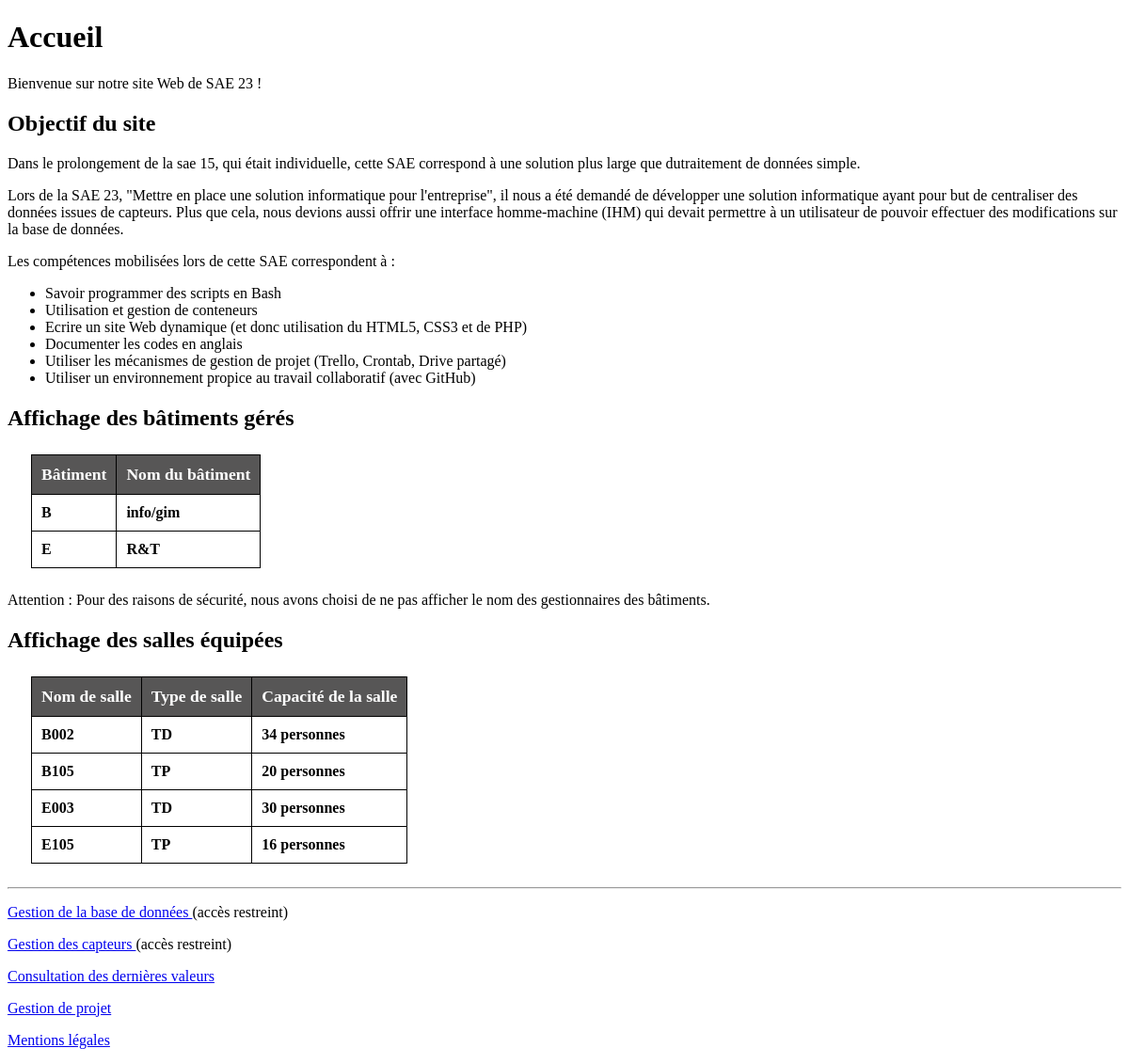
The page /site/index.php on the database its author committed.
### tables this page shows
CREATE TABLE IF NOT EXISTS `Batiment` (
  `ID_bat` varchar(1) NOT NULL,
  `nom` varchar(14) NOT NULL,
  `login_gest` varchar(20) NOT NULL,
  `MotPasse_gest` varchar(20) NOT NULL
);

CREATE TABLE IF NOT EXISTS `Salle` (
  `Nom_salle` varchar(4) NOT NULL,
  `Type` varchar(5) NOT NULL,
  `CapaciteAccueil` int(3) NOT NULL,
  `ID_bat` varchar(1) NOT NULL
);

### site/index.php (the view, shortened to what this page needs)
<!DOCTYPE html>
<html lang="fr">
<head>
    <link rel="stylesheet" type="text/css" href="./styles/style.css" media="screen" />
</head>
<body>
    <header>
	<h1> Accueil </h1>
	<p> Bienvenue sur notre site Web de SAE 23 ! </p>
    </header>
    <section>
    <h2> Objectif du site </h2>
    <p> Dans le prolongement de la sae 15, qui était individuelle, cette SAE correspond à une solution plus large que dutraitement de données simple. </p>
    <p> Lors de la SAE 23, "Mettre en place une solution informatique pour l'entreprise", il nous a été demandé de développer une solution informatique ayant pour but de centraliser des données issues de capteurs. Plus que cela, nous devions aussi offrir une interface homme-machine (IHM) qui devait permettre à un utilisateur de pouvoir effectuer des modifications sur la base de données. </p>
    <p> Les compétences mobilisées lors de cette SAE correspondent à : </p>
    <ul>
    	<li> Savoir programmer des scripts en Bash </li>
    	<li> Utilisation et gestion de conteneurs </li>
    	<li> Ecrire un site Web dynamique (et donc utilisation du HTML5, CSS3 et de PHP) </li>
    	<li> Documenter les codes en anglais </li>
    	<li> Utiliser les mécanismes de gestion de projet (Trello, Crontab, Drive partagé) </li>
    	<li> Utiliser un environnement propice au travail collaboratif (avec GitHub) </li>
    </ul>
    </section>
    <section>
    <h2> Affichage des bâtiments gérés </h2>
    <table>
    	<tr class="titre">
    		<th> Bâtiment </th>
    		<th> Nom du bâtiment </th>
    	</tr>
    <?php
    include ("mysql.php");
    $requete = "SELECT `ID_bat`, `nom` FROM `Batiment` ORDER BY `ID_bat`";
	$resultat = mysqli_query($id_bd, $requete)
		or die("Ex&eacute;cution de la requete impossible");
	while($ligne=mysqli_fetch_array($resultat))
	{
		extract($ligne);
		echo '<tr>';
		echo "<th> $ligne[0] </th>";
		echo "<th> $ligne[1] </th>";
		echo '</tr>';
	}
    ?>
    </table>
    <p> Attention : Pour des raisons de sécurité, nous avons choisi de ne pas afficher le nom des gestionnaires des bâtiments. </p>
    </section>
    <section>
    <h2> Affichage des salles équipées </h2>
    <table>
    	<tr class="titre">
    	<th> Nom de salle </th>
    	<th> Type de salle </th>
    	<th> Capacité de la salle </th>
    	</tr>
    <?php
    include ("mysql.php");
    $requete = "SELECT * FROM `Salle` ORDER BY `ID_bat`";
	$resultat = mysqli_query($id_bd, $requete)
		or die("Ex&eacute;cution de la requete impossible");
	while($ligne=mysqli_fetch_array($resultat))
	{
		extract($ligne);
		echo '<tr>';
		echo "<th> $ligne[0] </th>";
		echo "<th> $ligne[1] </th>";
		echo "<th> $ligne[2] personnes </th>";
		echo '</tr>';
	}
    ?>
    </table>
    </section>
    <footer>
    <hr />
	<footer>
		<p><a href="admin_formulaire.html"> Gestion de la base de données </a> (accès restreint) </p>
		<p><a href="gestion_authentification.html"> Gestion des capteurs </a> (accès restreint) </p>
		<p><a href="consultation.php"> Consultation des dernières valeurs </a></p>
		<p><a href="gestion_projet.html"> Gestion de projet </a></p>
		<p><a href="mentions.html"> Mentions légales </a></p>
    </footer>
</body>
</html>

### site/styles/style.css (style rules this page uses)
table, th, td { border: 1px solid black; }
table { border-collapse: collapse; margin: 25px; }
.titre { background-color: rgb(87, 86, 86); color: white; font-size: 1.1em; }
tr:not(.titre) { text-align: left; background-color: white; }
th:not(.titre) { padding: 10px; }
footer { bottom : 0; }

### rows shown on the page
batiment: ID_bat "B", nom "info/gim"
batiment: ID_bat "E", nom "R&T"
salle: Nom_salle "B002", Type "TD", CapaciteAccueil "34"
salle: Nom_salle "B105", Type "TP", CapaciteAccueil "20"
salle: Nom_salle "E003", Type "TD", CapaciteAccueil "30"
salle: Nom_salle "E105", Type "TP", CapaciteAccueil "16"
